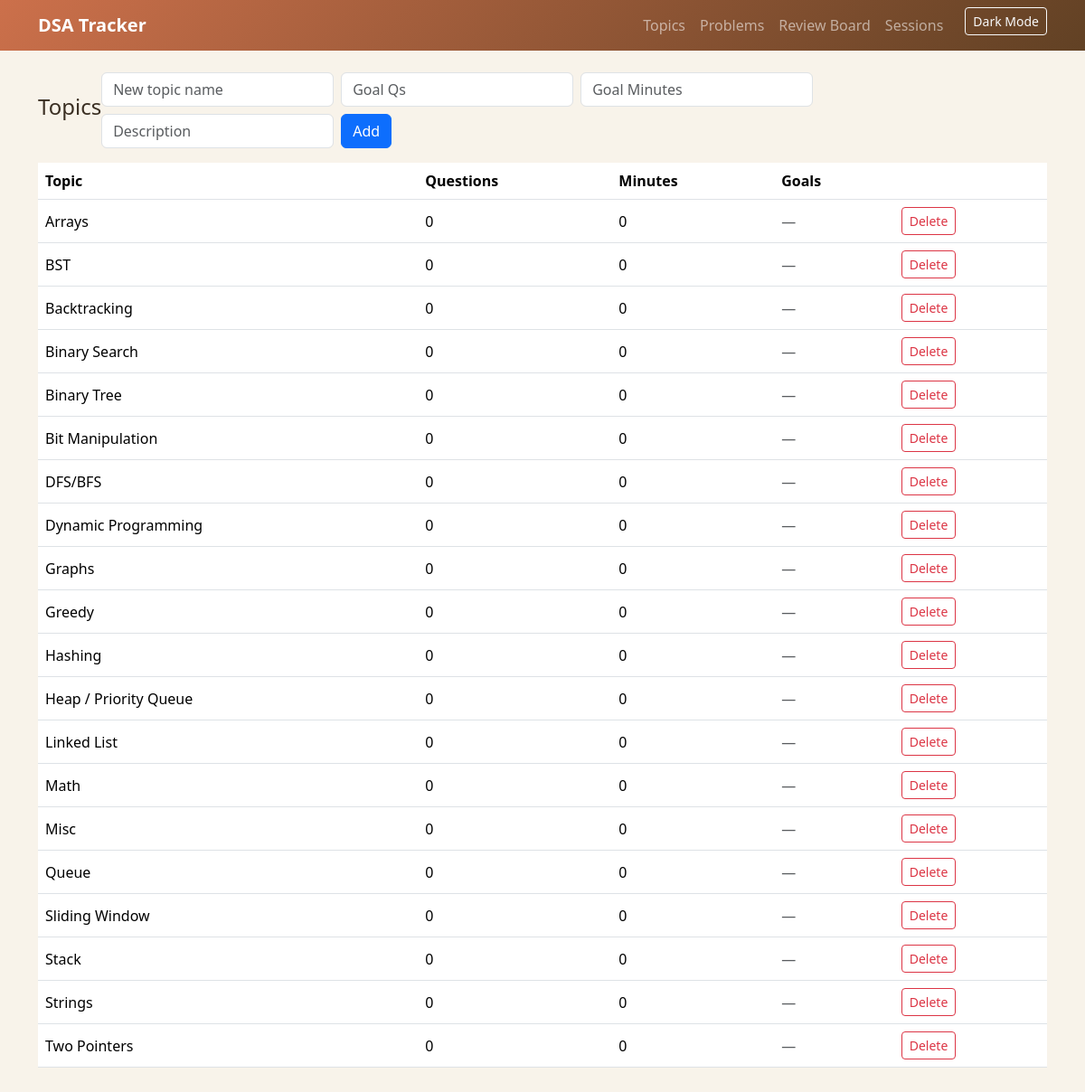
The app's page /topics with its own data.
### models.py (models this page shows)
class Topic(db.Model):
    __tablename__ = "topics"
    id = db.Column(db.Integer, primary_key=True)
    name = db.Column(db.String(120), unique=True, nullable=False)
    goal_questions = db.Column(db.Integer, default=0)
    goal_minutes = db.Column(db.Integer, default=0)
    description = db.Column(db.Text, default="")
    problems = db.relationship("Problem", backref="topic", lazy=True, cascade="all, delete-orphan")
    sessions = db.relationship("Session", backref="topic", lazy=True, cascade="all, delete-orphan")

### app.py (the view)
@app.route('/topics')
def topics_list():
    topics = Topic.query.order_by(Topic.name).all()
    rows = []
    for t in topics:
        qcount = Session.query.filter_by(topic_id=t.id).count()
        mins = db.session.query(func.coalesce(func.sum(Session.duration_minutes), 0)).filter(Session.topic_id==t.id).scalar() or 0
        rows.append((t, qcount, mins))
    return render_template('topics.html', rows=rows)

### templates/topics.html
{% extends 'base.html' %}
{% block content %}
<div class="d-flex align-items-center justify-content-between mb-3">
  <h4>Topics</h4>
  <form class="row g-2" method="post" action="{{ url_for('topics_new') }}">
    <div class="col-auto"><input class="form-control" name="name" placeholder="New topic name" required></div>
    <div class="col-auto"><input class="form-control" name="goal_questions" placeholder="Goal Qs" type="number" min="0"></div>
    <div class="col-auto"><input class="form-control" name="goal_minutes" placeholder="Goal Minutes" type="number" min="0"></div>
    <div class="col-auto"><input class="form-control" name="description" placeholder="Description"></div>
    <div class="col-auto"><button class="btn btn-primary">Add</button></div>
  </form>
</div>
<table class="table table-hover align-middle">
  <thead><tr><th>Topic</th><th>Questions</th><th>Minutes</th><th>Goals</th><th></th></tr></thead>
  <tbody>
  {% for t, q, m in rows %}
    <tr>
      <td>{{ t.name }}</td>
      <td>{{ q }}</td>
      <td>{{ m }}</td>
      <td>
        {% if t.goal_questions or t.goal_minutes %}
          <span class="badge bg-success">{{ t.goal_questions }} Q</span>
          <span class="badge bg-info text-dark">{{ t.goal_minutes }} min</span>
        {% else %}
          <span class="text-muted">—</span>
        {% endif %}
      </td>
      <td>
        <form method="post" action="{{ url_for('topics_delete', tid=t.id) }}" onsubmit="return confirm('Delete topic and its data?');">
          <button class="btn btn-sm btn-outline-danger">Delete</button>
        </form>
      </td>
    </tr>
  {% endfor %}
  </tbody>
</table>
{% endblock %}

### templates/base.html (style rules this page uses)
html[data-bs-theme='light'] { --brand-primary: #CC704B; --brand-primary-alt: #614124; --brand-accent: #9FC088; --brand-highlight: #E8C07D; --brand-surface: #f8f3ea; --brand-card: #fffaf3; --brand-border: #ead8c0; --brand-table-alt: rgba(159, 192, 136, 0.16); --text-strong: #3b2f23; }
body { padding-bottom: 60px; background-color: var(--dynamic-surface, var(--brand-surface)); color: var(--text-strong); transition: background-color 0.3s ease, color 0.3s ease; }

### records on screen
Topic: name "Arrays", q "0", m "0"
Topic: name "BST", q "0", m "0"
Topic: name "Backtracking", q "0", m "0"
Topic: name "Binary Search", q "0", m "0"
Topic: name "Binary Tree", q "0", m "0"
Topic: name "Bit Manipulation", q "0", m "0"
Topic: name "DFS/BFS", q "0", m "0"
Topic: name "Dynamic Programming", q "0", m "0"
Topic: name "Graphs", q "0", m "0"
Topic: name "Greedy", q "0", m "0"
Topic: name "Hashing", q "0", m "0"
Topic: name "Heap / Priority Queue", q "0", m "0"
Topic: name "Linked List", q "0", m "0"
Topic: name "Math", q "0", m "0"
Topic: name "Misc", q "0", m "0"
Topic: name "Queue", q "0", m "0"
Topic: name "Sliding Window", q "0", m "0"
Topic: name "Stack", q "0", m "0"
Topic: name "Strings", q "0", m "0"
Topic: name "Two Pointers", q "0", m "0"
